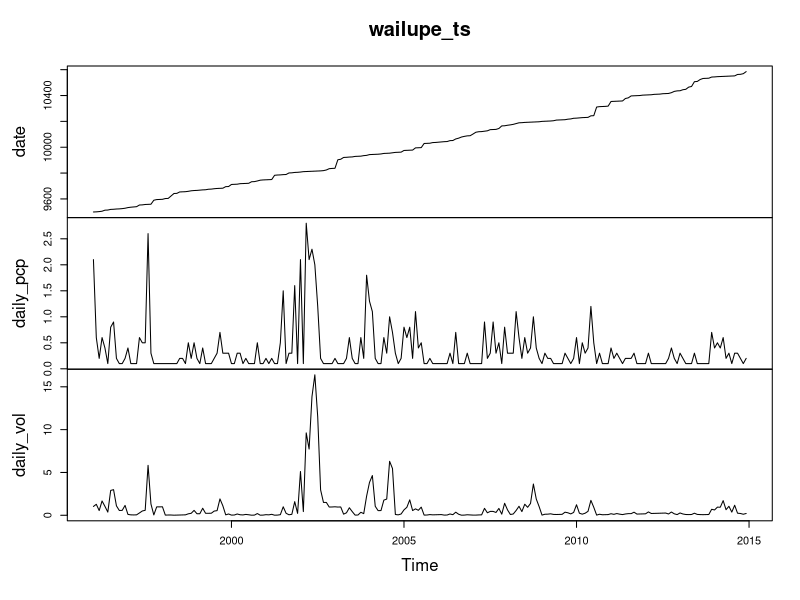
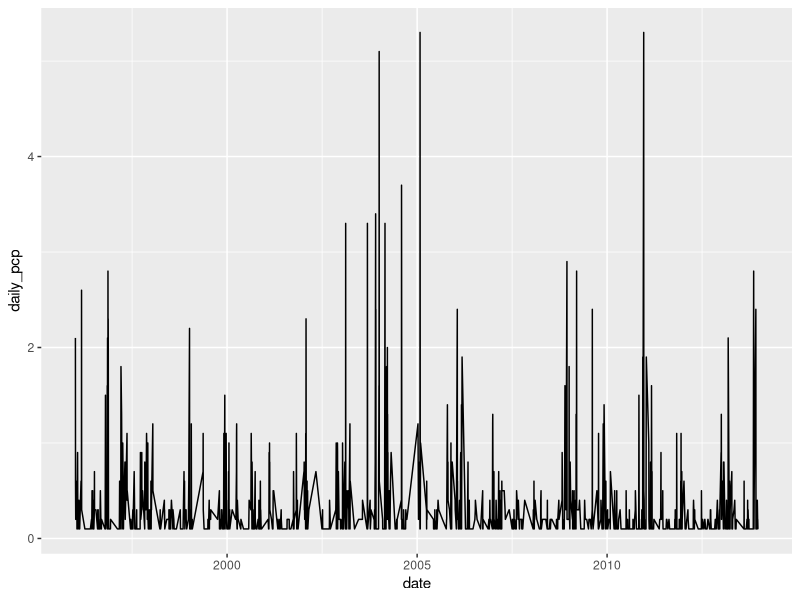
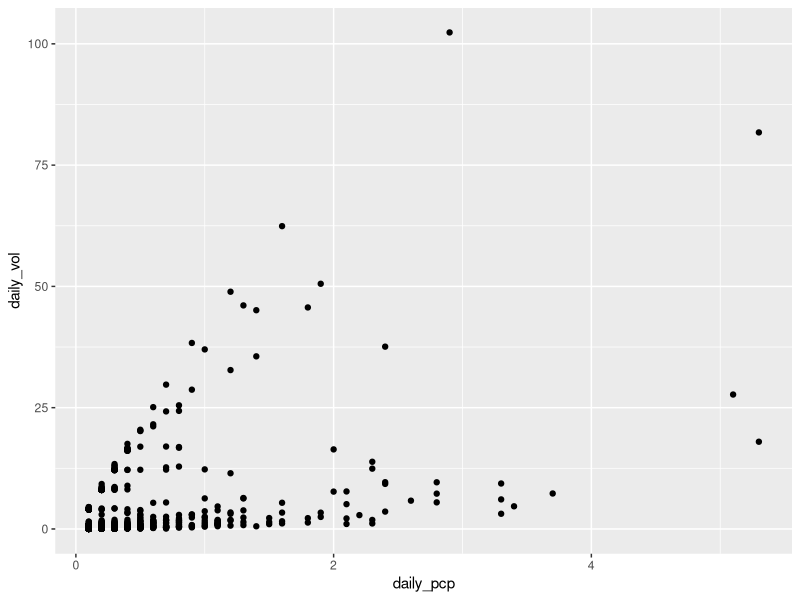
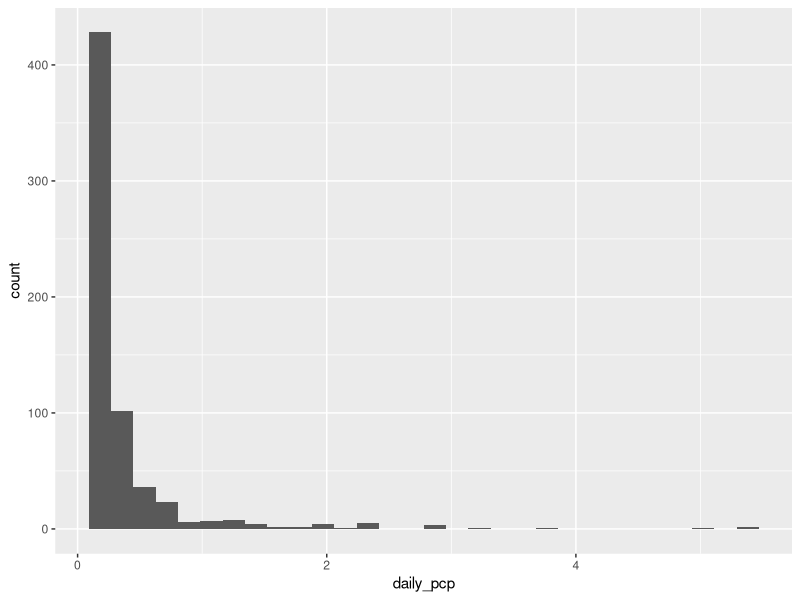

The R script that drew these images, in order: (Note: this script raises an error after producing the figures.)
## ---- chunk 1
knitr::opts_chunk$set(echo = TRUE)
## ---- chunk 2

## Data Wrangling for Kahuwai Stormwater Data
## N Dornan

##Load Packages

library(tidyverse)
library(lubridate)
library(stringr)
library(tseries)

## Read in file

rain_dat_77 = read.csv("NOAA_precipdata77_KW_02032020.csv")
rain_dat_08 = read.csv("NOAA_precipdata08_KW_111719.csv")
rain_paiko = read.csv("NOAA_paikodaily_KW_02062020.csv")

##Use lubridate to clean up the dates and times...

rain_dat_77$DATE <- ymd(rain_dat_77$DATE)
rain_dat_08$DATE <- ymd(rain_dat_08$DATE)
rain_paiko$DATE <- ymd(rain_paiko$DATE)

## ---- chunk 3

wailupe_tidy_77 <- rain_dat_77 %>% 
  rename(station = STATION, station_name = STATION_NAME, elevation = ELEVATION, lat = LATITUDE, lon = LONGITUDE, date = DATE, time = TIME, qgag = QGAG, qgag_flag = Measurement.Flag, qgag_qual = Quality.Flag, qgag_units = Units, qpcp = QPCP, qpcp_flag = Measurement.Flag.1, qpcp_qual = Quality.Flag.1, qpcp_units = Units.1) %>%
  filter(station_name == "WAILUPE VALLEY SCHOOL 723.6 HI US") %>% #filter to Wailupe gauge only
  filter(qpcp != "-9999",
         qpcp != "999",
         qpcp != "999.99",
         qpcp_flag != "g",
         qpcp_flag != "{",
         qpcp_flag != "}",
         qpcp_flag != "[",
         qpcp_flag != "]",
         qgag != "-9999.00",
         qgag != "-9999",
         qgag_flag != "g",
         qgag_flag != "V",
         qgag_flag != "P",
         qgag_flag != "{",
         qgag_flag != "}",
         qgag_flag != "[",
         qgag_flag != "]") ## removes all flagged data
    
wailupe_daily_77 <- wailupe_tidy_77 %>%  
  group_by(date) %>%
  summarize(
    daily_pcp = sum(qpcp),
    daily_vol = sum(qgag)) ## gives total summed precip data per day. HT is given in hundreths of inches.


## ---- chunk 4
##TS TIME

wailupe_daily_77$date <- ymd(wailupe_daily_77$date)

wailupe_ts <- wailupe_daily_77 %>%
  ts(daily_gag, start=c(1996, 1), end=c(2014, 12), frequency=12)

plot(wailupe_ts)


######################## standard ggplot

wailupe_plot_pcp <- ggplot(wailupe_daily_77, aes(date, daily_pcp)) +
  geom_line()

wailupe_plot_pcp

##search for 2 year, 24 hour storm event (4.78 inches plus/minus 4.12-5.57 inches 90% confidence interval!)

wailupe_investigate_1 <- wailupe_daily_77 %>%
  filter(daily_pcp > "4.12",
         daily_pcp < "5.57")

## Storms that fall in this range are on:
# 2004-01-02
# 2005-01-29
# 2010-12-19

## Look at scatter of qpcp vs qgag
scatterplot <- ggplot(wailupe_daily_77, aes(x= daily_pcp, y = daily_vol)) +
                        geom_point()

scatterplot

## filter dataset from 2004-2014
wailupe_clean_daily <- wailupe_daily_77 %>%
  filter(date > "2004-01-01",
         date < "2014-12-31")

## look at histogram plot to investigate storm frequency over given time period
hist <- ggplot(wailupe_clean_daily, aes(x= daily_pcp)) +
  geom_histogram()

hist

## ---- chunk 5
#########Explore Paiko Dataset

paiko_precip <- rain_paiko %>%
  select(DATE,PRCP) %>%
  filter(PRCP > "0")

paiko_explore <- ggplot(paiko_precip, aes(x = DATE, y = PRCP)) +
  geom_point()

paiko_explore
  
## ---- chunk 6

## This could be more elegant. Another way to do this is filtering by season.

######################
wailupe_05_investigate <- wailupe_tidy_77 %>%
  filter(date >"2005-1-1",
         date <"2005-12-31") %>%
  summarize(
    days_05 = length(date),
    annual_percent = (days_05/365)*100)

######################
wailupe_06_investigate <- wailupe_tidy_77 %>%
  filter(date >"2006-1-1",
         date <"2006-12-31") %>%
  summarize(
    days_06 = length(date),
    annual_percent = (days_06/365)*100)

######################3
wailupe_07_investigate <- wailupe_tidy_77 %>%
  filter(date >"2007-1-1",
         date <"2007-12-31") %>%
  summarize(
    days_07 = length(date),
    annual_percent = (days_07/365)*100)

######    
    
wailupe_08_investigate <- wailupe_tidy_77 %>%
  filter(date >"2008-1-1",
         date <"2008-12-31") %>%
  summarize(
    days_08 = length(date),
    annual_percent = (days_08/365)*100
                )

#################

wailupe_09_investigate <- wailupe_tidy_77 %>%
  filter(date >"2009-1-1",
         date <"2009-12-31") %>%
  summarize(
    days_09 = length(date),
    annual_percent = (days_09/365)*100
  )

#################
wailupe_10_investigate <- wailupe_tidy_77 %>%
  filter(date >"2010-1-1",
         date <"2010-12-31") %>%
  summarize(
    days_10 = length(date),
    annual_percent = (days_10/365)*100
  )

#################
wailupe_11_investigate <- wailupe_tidy_77 %>%
  filter(date >"2011-1-1",
         date <"2011-12-31") %>%
  summarize(
    days_11 = length(date),
    annual_percent = (days_11/365)*100
  )
#################
wailupe_12_investigate <- wailupe_tidy_77 %>%
  filter(date >"2012-1-1",
         date <"2012-12-31") %>%
  summarize(
    days_12 = length(date),
    annual_percent = (days_12/365)*100
  )

#################
wailupe_13_investigate <- wailupe_tidy_77 %>%
  filter(date >"2013-1-1",
         date <"2013-12-31") %>%
  summarize(
    days_13 = length(date),
    annual_percent = (days_13/365)*100
  )

## ---- chunk 7

wailupe_04 <- wailupe_daily_77 %>%
  filter(date >"2004-01-01",
         date <"2004-12-31")

wailupe_plot_04 <- ggplot(wailupe_04, aes(date, daily_pcp)) +
  geom_line() +
  xlab("Date") +
  ylab("Precipitation (inches)")

wailupe_plot_04

###############

wailupe_05 <- wailupe_daily_77 %>%
  filter(date >"2005-01-01",
         date <"2005-12-31")

wailupe_plot_05 <- ggplot(wailupe_05, aes(date, daily_pcp)) +
  geom_line() +
  xlab("Date") +
  ylab("Precipitation (inches)")

wailupe_plot_05


###############

wailupe_10 <- wailupe_daily_77 %>%
  filter(date >"2010-01-01",
         date <"2010-12-31")

wailupe_plot_10 <- ggplot(wailupe_10, aes(date, daily_pcp)) +
  geom_line() +
  xlab("Date") +
  ylab("Precipitation (inches)")

wailupe_plot_10



## ---- chunk 8

##search for 2 year, 24 hour storm events (4.78 inches plus/minus 4.12-5.57 inches 90% confidence interval!)

wailupe_storm_04 <- wailupe_tidy_77 %>%
  filter(date > "2004-01-01",
         date < "2004-01-04")

storm_plot_04 <- ggplot(wailupe_storm_04, aes(time, qpcp)) +
  geom_point() +
  xlab("Time") +
  ylab("Precipitation (inches)") +
  theme_classic()

storm_plot_04

write.csv(wailupe_storm_04, file = "wailupe_storm_20040102_r.csv")  

######

wailupe_storm_05 <- wailupe_tidy_77 %>%
  filter(date > "2005-01-27",
         date < "2005-01-30")

storm_plot_05 <- ggplot(wailupe_storm_05, aes(time, qpcp)) +
  geom_point() +
  xlab("Time") +
  ylab("Precipitation (inches)") +
  theme_classic()

storm_plot_05

write.csv(wailupe_storm_05, file = "wailupe_storm_20050128_r.csv")  

##### condensed 2010 storm used for calibration

wailupe_storm_10_test <- wailupe_tidy_77 %>%
  filter(date == "2010-12-19")

storm_plot_10_test <- ggplot(wailupe_storm_10_test, aes(time, qpcp)) +
  geom_point() +
  xlab("Time") +
  ylab("Precipitation (inches)") +
  theme_classic()

storm_plot_10_test

write.csv(wailupe_storm_10_test, file = "wailupe_storm_10test_r.csv") 

#####

wailupe_storm_10 <- wailupe_tidy_77 %>%
  filter(date > "2010-12-18",
         date < "2010-12-20")

storm_plot_10 <- ggplot(wailupe_storm_10, aes(time, qpcp)) +
  geom_point() +
  xlab("Time") +
  ylab("Precipitation (inches)") +
  theme_classic()

storm_plot_10

write.csv(wailupe_storm_10, file = "wailupe_storm_20101219_r.csv") 
